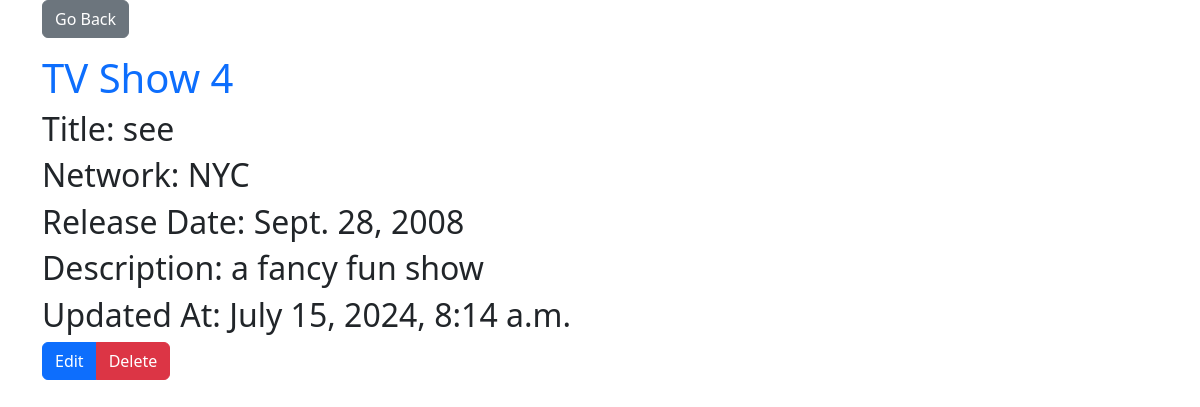
/shows/4, run on the app's committed database.
### myapp/models.py (models this page shows)
class Show(models.Model):
    title = models.CharField(max_length=255)
    network = models.CharField(max_length=255)
    release_date = models.DateField()
    description = models.TextField()
    created_at = models.DateTimeField(auto_now_add=True)
    updated_at  = models.DateTimeField(auto_now=True)
    objects = ShowManager()

### myapp/views.py (the view)
# urls.py: path('shows/<int:id>',views.show_details,name= 'show_details'),
def show_details(request,id):
    context = {
        'show' : models.getid(id=id)
    }
    return render(request,'show-details.html',context)

### myapp/models.py (called while the page is built)
def getid(id):
    showid =Show.objects.get(id = id)
    return showid

### myapp/templates/show-details.html (shortened to what this page needs)
<!DOCTYPE html>
<html lang="en">
<head>
    <link rel="stylesheet" href="https://cdn.jsdelivr.net/npm/bootstrap@5.3.3/dist/css/bootstrap.min.css">
</head>
<body>
    <div class="container">
        <a href="/shows" class="btn btn-secondary mb-3">Go Back</a>
        <h1 class="text-primary">TV Show {{ show.id }}</h1>
        <h2>Title: <span class="fw-normal">{{ show.title }}</span></h2>
        <h2>Network: <span class="fw-normal">{{ show.network }}</span></h2>
        <h2>Release Date: <span class="fw-normal">{{ show.release_date }}</span></h2>
        <h2>Description: <span class="fw-normal">{{ show.description }}</span></h2>
        <h2>Updated At: <span class="fw-normal">{{ show.updated_at }}</span></h2>
        <div class="btn-group" role="group">
            <a href="/shows/{{show.id}}/edit" class="btn btn-primary">Edit</a>
            <a href="/shows/{{ show.id }}/delete" class="btn btn-danger">Delete</a>
        </div>
    </div>
</body>
</html>

### data on the page
Show: id "4", title "see", network "NYC", release_date "Sept. 28, 2008", description "a fancy fun show", updated_at "July 15, 2024, 8:14 a.m."
